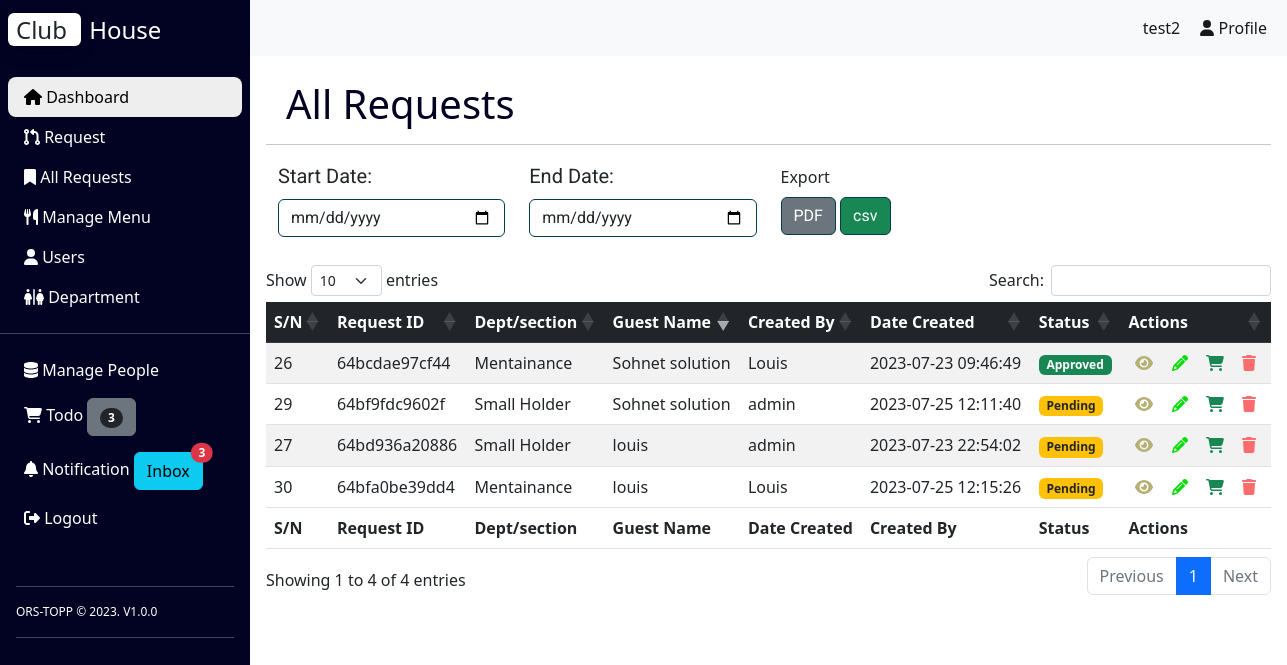
The app's page /view_request.php (signed in), older data.
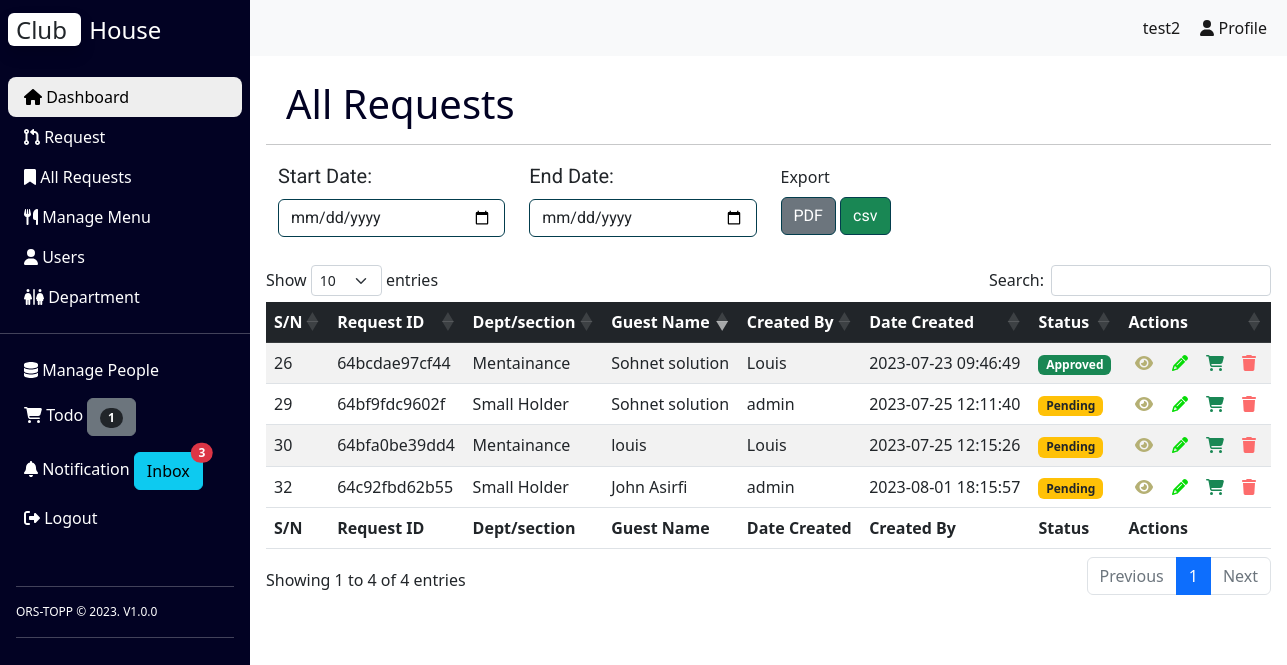
The same page, newer data.
### tables this page shows
CREATE TABLE `requests` (
  `id` int(11) NOT NULL,
  `uniqid` varchar(255) NOT NULL,
  `guest_name` varchar(255) NOT NULL,
  `guest_address` varchar(255) NOT NULL,
  `check_in_date` datetime NOT NULL,
  `check_out_date` datetime NOT NULL,
  `purpose_of_visit` varchar(255) NOT NULL,
  `breakfast` varchar(255) DEFAULT NULL,
  `dinner` varchar(255) DEFAULT NULL,
  `lunch` varchar(255) DEFAULT NULL,
  `num_of_people_for_menu` int(11) DEFAULT NULL,
  `num_of_people_for_acco` int(11) DEFAULT NULL,
  `employee_names` varchar(255) DEFAULT NULL,
  `visitors_names` varchar(255) DEFAULT NULL,
  `status` varchar(255) DEFAULT NULL,
  `rejection_message` varchar(255) DEFAULT NULL,
  `requester_id` int(11) NOT NULL,
  `approver1` int(11) DEFAULT NULL,
  `approver2` int(11) DEFAULT NULL,
  `approver3` int(11) DEFAULT NULL,
  `approver4` int(11) DEFAULT NULL,
  `created_at` timestamp NOT NULL DEFAULT current_timestamp(),
  `approver1_status` enum('Approved','Rejected','Pending') DEFAULT 'Pending',
  `approver2_status` enum('Approved','Rejected','Pending') DEFAULT 'Pending',
  `approver3_status` enum('Approved','Rejected','Pending') DEFAULT 'Pending',
  `approver4_status` enum('Approved','Rejected','Pending') DEFAULT 'Pending'
);

CREATE TABLE `departments` (
  `id` int(11) NOT NULL,
  `name` varchar(250) NOT NULL,
  `status` int(11) NOT NULL DEFAULT 1
);

CREATE TABLE `users` (
  `id` int(11) NOT NULL,
  `email` varchar(250) NOT NULL,
  `password` varchar(250) NOT NULL,
  `createddate` datetime NOT NULL DEFAULT current_timestamp(),
  `name` varchar(250) NOT NULL,
  `profile_image` varchar(250) NOT NULL,
  `user_type` enum('admin','user','approver') NOT NULL,
  `department_id` int(11) DEFAULT NULL,
  `tel` varchar(10) NOT NULL,
  `reset_token` varchar(100) NOT NULL
);

### config.php (called while the page is built)
<?php
$host = "localhost";
$username = "root";
$password = "";
$database = "booking";

### class/Database.php (called while the page is built, shortened)
<?php
class Database
{
    private $conn;
    public function __construct($host, $username, $password, $database)
    {
        $this->conn = new mysqli($host, $username, $password, $database);
    }
    public function getConnection()
    {
        return $this->conn;
    }
}
?>

### init.php (called while the page is built, shortened)
<?php
include 'config.php';
require 'class/Database.php';
require 'class/Request.php';
$database = new Database($host, $username, $password, $database);
$request =new Request($database);
?>

### class/Request.php (called while the page is built, shortened)
<?php
class Request
{
    private $db;
    public function __construct(Database $db)
    {
        $this->db = $db->getConnection();
    }
    public function getAllRequests()
    {
        $stmt = $this->db->prepare("SELECT requests.*, users.name AS requester_name, departments.name AS requester_department
            FROM requests
            INNER JOIN users ON requests.requester_id = users.id
            INNER JOIN departments ON users.department_id = departments.id
            ");
        $stmt->execute();
        $result = $stmt->get_result();
        if ($result->num_rows > 0) {
            $requests = array();
            while ($row = $result->fetch_assoc()) {
                $requests[] = $row;
            }
            return $requests;
        } else {
            return null;
        }
    }
    public function countWhilelistRequests()
    {
        $query = "SELECT COUNT(*) AS total FROM whilelist_requests";
        $result = $this->db->query($query);
        $row = $result->fetch_assoc();
        return $row['total'];
    }
}
?>

### view_request.php (the view, shortened to what the changed rows need)
<?php
include 'init.php';
include('inc/header.php');
include('inc/nav.php');
?>
<link rel="stylesheet" href="https://cdnjs.cloudflare.com/ajax/libs/twitter-bootstrap/5.2.0/css/bootstrap.min.css">
<link rel="stylesheet" href="https://cdn.datatables.net/1.13.4/css/dataTables.bootstrap5.min.css">
<link rel="stylesheet" href="https://cdn.datatables.net/responsive/2.4.1/css/responsive.bootstrap5.min.css">
<div class="container px-3 pt-4">
    <h1 class="request-title text-bold">All Requests</h1>
    <table id="all_request" class="table  table table-striped dt-responsive nowrap" style="width:100%">
        <thead class="table-dark">
            <tr>
                <th>S/N</th>
                <th>Request ID</th>
                <th>Dept/section</th>
                <th>Guest Name</th>
                <th>Created By</th>
                <th>Date Created</th>
                <th>Status</th>
                <th>Actions</th>
            </tr>
        </thead>
        <?php if ($_SESSION['user_type'] == 'admin' || $_SESSION['user_type'] == 'approver'): ?>
            <tbody>
                <?php
                $requests = $request->getAllRequests();
                if ($requests) {
                    foreach ($requests as $request) {
                        $statusClass = '';
                        if ($request['status'] === 'Pending') {
                            $statusClass = 'bg-warning text-dark';
                        } elseif ($request['status'] === 'Rejected') {
                            $statusClass = 'bg-danger text-white';
                        } elseif ($request['status'] === 'Approved') {
                            $statusClass = 'bg-success text-white';
                        } elseif ($request['status'] === 'Processing') {
                            $statusClass = 'bg-secondary text-white';
                        }
                        ?>
                        <tr>
                            <td>
                                <?= $request['id'] ?>
                            </td>
                            <td>
                                <?= $request['uniqid'] ?>
                            </td>
                            <td>
                                <?= $request['requester_department'] ?>
                            </td>
                            <td>
                                <?= $request['guest_name'] ?>
                            </td>
                            <td>
                                <?= $request['requester_name'] ?>
                            </td>
                            <td>
                                <?= $request['created_at'] ?>
                            </td>
                            <td>
                                <span class="badge <?= $statusClass ?>"><?= $request['status'] ?></span>
                            </td>
                            <td class="text-decoration-none actions">
                                <a href="post.php?id=<?= $request['id'] ?>">
                                    <i class="fa fa-eye" aria-hidden="true"></i>
                                </a>
                                <a href="edit_request.php?id=<?= $request['id'] ?>">
                                    <i class="fa fa-pencil" aria-hidden="true"></i>
                                </a>
                                <?php if ($_SESSION['user_type'] == 'admin'): ?>
                                    <a href="whilelist_action.php?id=<?= $request['id'] ?>" data-toggle="tooltip" data-placement="left"
                                        title="whilelist">
                                        <i class="fa fa-shopping-cart text-success" aria-hidden="true"></i>
                                    </a>
                                <?php endif; ?>
                                <a href="" data-bs-toggle="modal" data-bs-target="#exampleModal<?= $request['id'] ?>" disabled>
                                    <i class="fa fa-trash" aria-hidden="true"></i>
                                </a>
                            </td>
                        </tr>
                        <?php
                    }
                } else {
                    ?>
                <?php
                }
                ?>
            </tbody>
        <?php endif; ?>
        <tfoot>
            <tr>
                <th>S/N</th>
                <th>Request ID</th>
                <th>Dept/section</th>
                <th>Guest Name</th>
                <th>Date Created</th>
                <th>Created By</th>
                <th>Status</th>
                <th>Actions</th>
            </tr>
        </tfoot>
    </table>
</div>
</div>
<?php include('inc/footer.php'); ?>

### inc/nav.php (shortened to what the changed rows need)
<div class="main-container d-flex">
    <div class="sidebar" id="side_nav">
        <div class="header-box px-2 pt-3 pb-4 d-flex justify-content-between">
            <h1 class="fs-4">
                <span class="bg-white text-dark rounded shadow px-2 me-2">Club </span><span
                    class="text-white">House</span>
            </h1>
        </div>
        <ul class="list-unstyled px-2">
            <?php if ($_SESSION['user_type'] == 'admin'): ?>
                <li class=""><a href="menu.php" class="text-decoration-none px-3 py-2 d-block">
                        <i class="fa fa-cutlery" aria-hidden="true"></i> Manage Menu
                    </a></li>
                <li class=""><a href="users.php" class="text-decoration-none px-3 py-2 d-block"><i
                            class="fa-solid fa-user"></i>
                        Users</a></li>
                <li class=""><a href="department.php" class="text-decoration-none px-3 py-2 d-block"><i
                            class="fa-solid fa-restroom"></i> Department</a></li>
            </ul>
             <hr class="line text-white">
            <ul class="list-unstyled px-2 ">
                <li class="">
                    <a href="people.php" class="text-decoration-none px-3 py-2 d-block">
                        <i class="fa fa-database" aria-hidden="true"></i>
                        Manage People
                    </a>
                </li>
                <li class="">
                    <?php
                    $totalWhilelistRequests = $request->countWhilelistRequests();
                    ?>
                    <a href="todo.php" class="text-decoration-none px-3 py-2 d-block">
                        <i class="fa fa-shopping-cart" aria-hidden="true"></i>
                        Todo <button class="btn btn-secondary">
                            <span class="badge badge-light rounded-pill bg-dark"><?php echo $totalWhilelistRequests; ?></span>
                        </button>
                    </a>
                </li>
            <?php endif; ?>
        </ul>
    </div>
    <div class="content">

Row changes from the older to the newer data that the page shows:
removed requests: id "27", uniqid "64bd936a20886", departments.name "Small Holder", guest_name "louis", requester.name "admin", created_at "2023-07-23 22:54:02", status "Pending"
added requests: id "32", uniqid "64c92fbd62b55", departments.name "Small Holder", guest_name "John Asirfi", requester.name "admin", created_at "2023-08-01 18:15:57", status "Pending"
Text that changed along with them:
$totalWhilelistRequests: "3" → "1"
